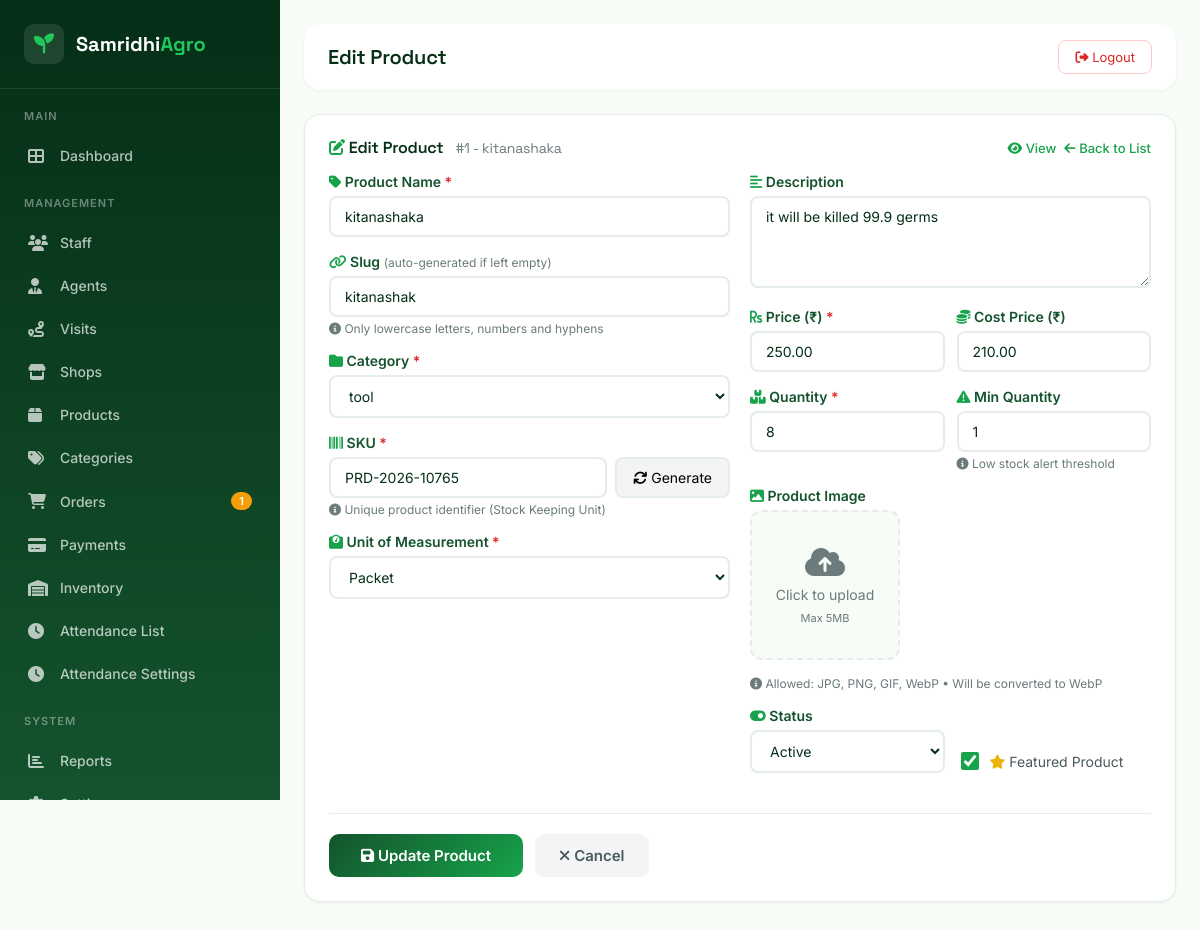
Screenshot of /admin/product-edit.php?id=1 (signed in) with the database file from the repository.
### tables this page shows
CREATE TABLE `products` (
  `id` int(11) NOT NULL,
  `product_name` varchar(200) NOT NULL,
  `product_slug` varchar(200) NOT NULL,
  `category_id` int(11) NOT NULL,
  `sku` varchar(50) NOT NULL,
  `description` text DEFAULT NULL,
  `unit` varchar(20) NOT NULL,
  `price` decimal(10,2) NOT NULL DEFAULT 0.00,
  `cost_price` decimal(10,2) DEFAULT 0.00,
  `quantity` int(11) NOT NULL DEFAULT 0,
  `min_quantity` int(11) NOT NULL DEFAULT 0,
  `image` varchar(255) DEFAULT NULL,
  `gallery` longtext DEFAULT NULL CHECK (json_valid(`gallery`)),
  `status` enum('active','inactive','out_of_stock') NOT NULL DEFAULT 'active',
  `is_featured` tinyint(1) DEFAULT 0,
  `created_by` int(11) DEFAULT NULL,
  `updated_by` int(11) DEFAULT NULL,
  `created_at` datetime NOT NULL DEFAULT current_timestamp(),
  `updated_at` datetime NOT NULL DEFAULT current_timestamp() ON UPDATE current_timestamp()
);

CREATE TABLE `categories` (
  `id` int(11) NOT NULL,
  `category_name` varchar(100) NOT NULL,
  `category_slug` varchar(100) NOT NULL,
  `description` text DEFAULT NULL,
  `icon` varchar(100) DEFAULT NULL,
  `parent_id` int(11) DEFAULT NULL,
  `sort_order` int(11) DEFAULT 0,
  `status` enum('active','inactive') NOT NULL DEFAULT 'active',
  `created_at` datetime NOT NULL DEFAULT current_timestamp(),
  `updated_at` datetime NOT NULL DEFAULT current_timestamp() ON UPDATE current_timestamp()
);

### admin/product-edit.php (the view, shortened to what the rows shown need)
<?php
require_once '../includes/admin_header.php';
$db = getDB();
$productId = isset($_GET['id']) ? (int)$_GET['id'] : 0;
$sql = "SELECT p.*, c.category_name
        FROM products p
        LEFT JOIN categories c ON p.category_id = c.id
        WHERE p.id = ?";
$product = $db->fetchOne($sql, [$productId]);
$sql = "SELECT id, category_name FROM categories WHERE status = 'active' ORDER BY category_name";
$categories = $db->fetchAll($sql);
$units = [
    'piece' => 'Piece',
    'kg' => 'Kilogram (kg)',
    'g' => 'Gram (g)',
    'l' => 'Liter (L)',
    'ml' => 'Milliliter (mL)',
    'ton' => 'Ton',
    'quintal' => 'Quintal',
    'packet' => 'Packet',
    'box' => 'Box',
    'bundle' => 'Bundle',
    'dozen' => 'Dozen'
];
$errors = [];
$formData = [
    'product_name' => $product['product_name'],
    'product_slug' => $product['product_slug'],
    'category_id' => $product['category_id'],
    'sku' => $product['sku'],
    'description' => $product['description'] ?? '',
    'unit' => $product['unit'],
    'price' => $product['price'],
    'cost_price' => $product['cost_price'] ?? 0,
    'quantity' => $product['quantity'],
    'min_quantity' => $product['min_quantity'] ?? 0,
    'status' => $product['status'],
    'is_featured' => $product['is_featured'] ?? 0,
    'image' => $product['image'] ?? ''
];
?>
<div class="content-card">
    <div class="card-header">
        <h3 class="card-title">
            <i class="fas fa-edit" style="color: #16A34A;"></i>
            Edit Product
            <span style="font-size: 14px; font-weight: 400; color: #6B7A7B; margin-left: 8px;">
                #<?php echo $product['id']; ?> - <?php echo escapeHtml($product['product_name']); ?>
            </span>
        </h3>
    </div>
    <form method="POST" action="" id="productForm" enctype="multipart/form-data" novalidate>
        <div class="form-grid" style="display: grid; grid-template-columns: 1fr 1fr; gap: 20px;">
            <div>
                <div class="form-group">
                    <label class="form-label" for="product_name">
                        <i class="fas fa-tag" style="color: #16A34A;"></i>
                        Product Name <span style="color: #DC2626;">*</span>
                    </label>
                    <input
                        type="text"
                        id="product_name"
                        name="product_name"
                        class="form-input <?php echo isset($errors['product_name']) ? 'error' : ''; ?>"
                        value="<?php echo escapeHtml($formData['product_name']); ?>"
                        placeholder="Enter product name"
                        required
                    >
                </div>
                <div class="form-group">
                    <label class="form-label" for="product_slug">
                        <i class="fas fa-link" style="color: #16A34A;"></i>
                        Slug
                        <span style="font-weight: 400; color: #6B7A7B; font-size: 12px;">(auto-generated if left empty)</span>
                    </label>
                    <input
                        type="text"
                        id="product_slug"
                        name="product_slug"
                        class="form-input <?php echo isset($errors['product_slug']) ? 'error' : ''; ?>"
                        value="<?php echo escapeHtml($formData['product_slug']); ?>"
                        placeholder="e.g., organic-rice-1kg"
                    >
                    <div class="form-hint">
                        <i class="fas fa-info-circle"></i> Only lowercase letters, numbers and hyphens
                    </div>
                </div>
                <div class="form-group">
                    <label class="form-label" for="category_id">
                        <i class="fas fa-folder" style="color: #16A34A;"></i>
                        Category <span style="color: #DC2626;">*</span>
                    </label>
                    <select id="category_id" name="category_id" class="form-input <?php echo isset($errors['category_id']) ? 'error' : ''; ?>" required>
                        <?php foreach ($categories as $category): ?>
                            <option value="<?php echo $category['id']; ?>"
                                <?php echo $formData['category_id'] == $category['id'] ? 'selected' : ''; ?>>
                                <?php echo escapeHtml($category['category_name']); ?>
                            </option>
                        <?php endforeach; ?>
                    </select>
                </div>
                <div class="form-group">
                    <div style="display: flex; gap: 8px;">
                        <input
                            type="text"
                            id="sku"
                            name="sku"
                            class="form-input <?php echo isset($errors['sku']) ? 'error' : ''; ?>"
                            value="<?php echo escapeHtml($formData['sku']); ?>"
                            placeholder="Enter SKU"
                            required
                            style="flex: 1;"
                        >
                        <button type="button" onclick="generateSku()" style="
                            padding: 10px 16px;
                            background: #F3F4F6;
                            border: 2px solid #E5EDE7;
                            border-radius: 8px;
                            cursor: pointer;
                            font-family: 'Inter', sans-serif;
                            font-size: 14px;
                            transition: all 0.3s ease;
                            white-space: nowrap;
                        ">
                            <i class="fas fa-sync"></i> Generate
                        </button>
                    </div>
                </div>
                <div class="form-group">
                    <label class="form-label" for="unit">
                        <i class="fas fa-weight" style="color: #16A34A;"></i>
                        Unit of Measurement <span style="color: #DC2626;">*</span>
                    </label>
                    <select id="unit" name="unit" class="form-input <?php echo isset($errors['unit']) ? 'error' : ''; ?>" required>
                        <?php foreach ($units as $key => $label): ?>
                            <option value="<?php echo $key; ?>"
                                <?php echo $formData['unit'] === $key ? 'selected' : ''; ?>>
                                <?php echo escapeHtml($label); ?>
                            </option>
                        <?php endforeach; ?>
                    </select>
                </div>
            </div>
            <div>
                <div class="form-group">
                    <label class="form-label" for="description">
                        <i class="fas fa-align-left" style="color: #16A34A;"></i>
                        Description
                    </label>
                    <textarea
                        id="description"
                        name="description"
                        class="form-input"
                        rows="4"
                        placeholder="Enter product description (optional)"
                    ><?php echo escapeHtml($formData['description']); ?></textarea>
                </div>
                <div style="display: grid; grid-template-columns: 1fr 1fr; gap: 12px;">
                    <div class="form-group">
                        <label class="form-label" for="price">
                            <i class="fas fa-rupee-sign" style="color: #16A34A;"></i>
                            Price (₹) <span style="color: #DC2626;">*</span>
                        </label>
                        <input
                            type="number"
                            id="price"
                            name="price"
                            class="form-input <?php echo isset($errors['price']) ? 'error' : ''; ?>"
                            value="<?php echo escapeHtml($formData['price']); ?>"
                            placeholder="0.00"
                            step="0.01"
                            min="0"
                            required
                        >
                    </div>
                    <div class="form-group">
                        <label class="form-label" for="cost_price">
                            <i class="fas fa-coins" style="color: #16A34A;"></i>
                            Cost Price (₹)
                        </label>
                        <input
                            type="number"
                            id="cost_price"
                            name="cost_price"
                            class="form-input <?php echo isset($errors['cost_price']) ? 'error' : ''; ?>"
                            value="<?php echo escapeHtml($formData['cost_price']); ?>"
                            placeholder="0.00"
                            step="0.01"
                            min="0"
                        >
                    </div>
                </div>
                <div style="display: grid; grid-template-columns: 1fr 1fr; gap: 12px;">
                    <div class="form-group">
                        <label class="form-label" for="quantity">
                            <i class="fas fa-boxes" style="color: #16A34A;"></i>
                            Quantity <span style="color: #DC2626;">*</span>
                        </label>
                        <input
                            type="number"
                            id="quantity"
                            name="quantity"
                            class="form-input <?php echo isset($errors['quantity']) ? 'error' : ''; ?>"
                            value="<?php echo escapeHtml($formData['quantity']); ?>"
                            placeholder="0"
                            min="0"
                            required
                        >
                    </div>
                    <div class="form-group">
                        <label class="form-label" for="min_quantity">
                            <i class="fas fa-exclamation-triangle" style="color: #16A34A;"></i>
                            Min Quantity
                        </label>
                        <input
                            type="number"
                            id="min_quantity"
                            name="min_quantity"
                            class="form-input <?php echo isset($errors['min_quantity']) ? 'error' : ''; ?>"
                            value="<?php echo escapeHtml($formData['min_quantity']); ?>"
                            placeholder="0"
                            min="0"
                        >
                        <div class="form-hint">
                            <i class="fas fa-info-circle"></i> Low stock alert threshold
                        </div>
                    </div>
                </div>
                <div style="display: grid; grid-template-columns: 1fr 1fr; gap: 12px;">
                    <div class="form-group">
                        <label class="form-label" for="status">
                            <i class="fas fa-toggle-on" style="color: #16A34A;"></i>
                            Status
                        </label>
                        <select id="status" name="status" class="form-input">
                            <option value="active" <?php echo $formData['status'] === 'active' ? 'selected' : ''; ?>>Active</option>
                        </select>
                    </div>
                    <div class="form-group" style="display: flex; align-items: flex-end;">
                        <label class="checkbox-group" style="margin: 0;">
                            <input type="checkbox" name="is_featured" value="1" <?php echo $formData['is_featured'] ? 'checked' : ''; ?>>
                            <span><i class="fas fa-star" style="color: #EAB308;"></i> Featured Product</span>
                        </label>
                    </div>
                </div>
            </div>
        </div>
    </form>
</div>
<?php require_once '../includes/admin_footer.php'; ?>

### rows the page displays
products: id "1", product_name "kitanashaka", product_slug "kitanashak", category_id "tool", sku "PRD-2026-10765", unit "Packet", description "it will be killed 99.9 germs", price "250.00", cost_price "210.00", quantity "8", min_quantity "1", status "Active", is_featured "☑"

### other values shown
$pendingOrders "1"
escapeHtml($pageTitle) "Edit Product"
